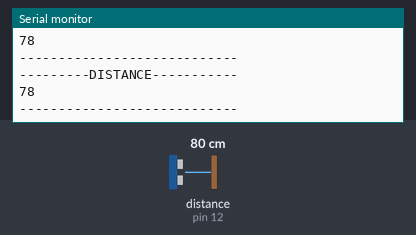
Recording of a sketch running on a simulated Arduino Uno, built with avr-gcc and run on an emulated ATmega328P. Shown: the last lines printed to the serial monitor. Wiring (inferred from the names in the program): ultrasonic range finder: trigger pin 13; echo pin 12. The test bench sets the inputs (shaded band); at power-on: distance to the obstacle (sensor on pin 12) 80 cm. The echo pulse lasts 58.3 µs per cm.

Above: at 1.8 s.
1.9 s: distance to the obstacle (sensor on pin 12) set to 2 cm
At 2.8 s:
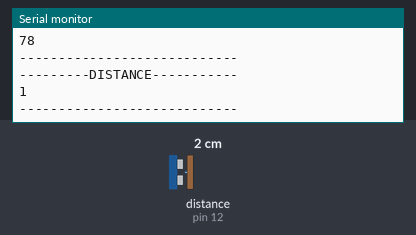
3.4 s: distance to the obstacle (sensor on pin 12) set to 4 cm
At 4.8 s:
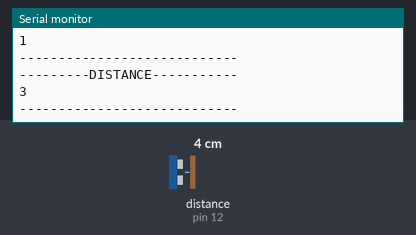
Timing chart, 0 to 6.4 s (numbered marks = the images above; inputs shaded):
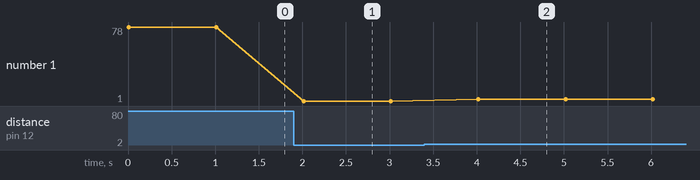

The sketch:

SENSOR.ino
```cpp
const int sensor_pins[2][2] = {{12, 13}, {8, 8}};//Trig, Echo

void setup() {
  Serial.begin(115200);
  pinMode(sensor_pins[0][0], INPUT);
  pinMode(sensor_pins[0][1], OUTPUT);
}

void loop() {
  sendDistance();
  delay(1000);
}

void sendDistance() {
  digitalWrite(sensor_pins[0][1], 0);
  delayMicroseconds(2);
  digitalWrite(sensor_pins[0][1], 1);
  delayMicroseconds(10);
  digitalWrite(sensor_pins[0][1], 0);
  int dist = pulseIn(sensor_pins[0][0], 1)*0.034/2;
  Serial.println("---------DISTANCE-----------");
  Serial.println(dist);
  Serial.println("----------------------------");
}
```

Measured:
- after the input at 1.9 s, the serial monitor: prints a new line after 0.12 s (image 1)
- after the input at 3.4 s, the serial monitor: prints a new line after 0.62 s (image 2)
- plotted number 1: 78 → 1 after the input at 1.9 s, 1 → 3 after the input at 3.4 s
